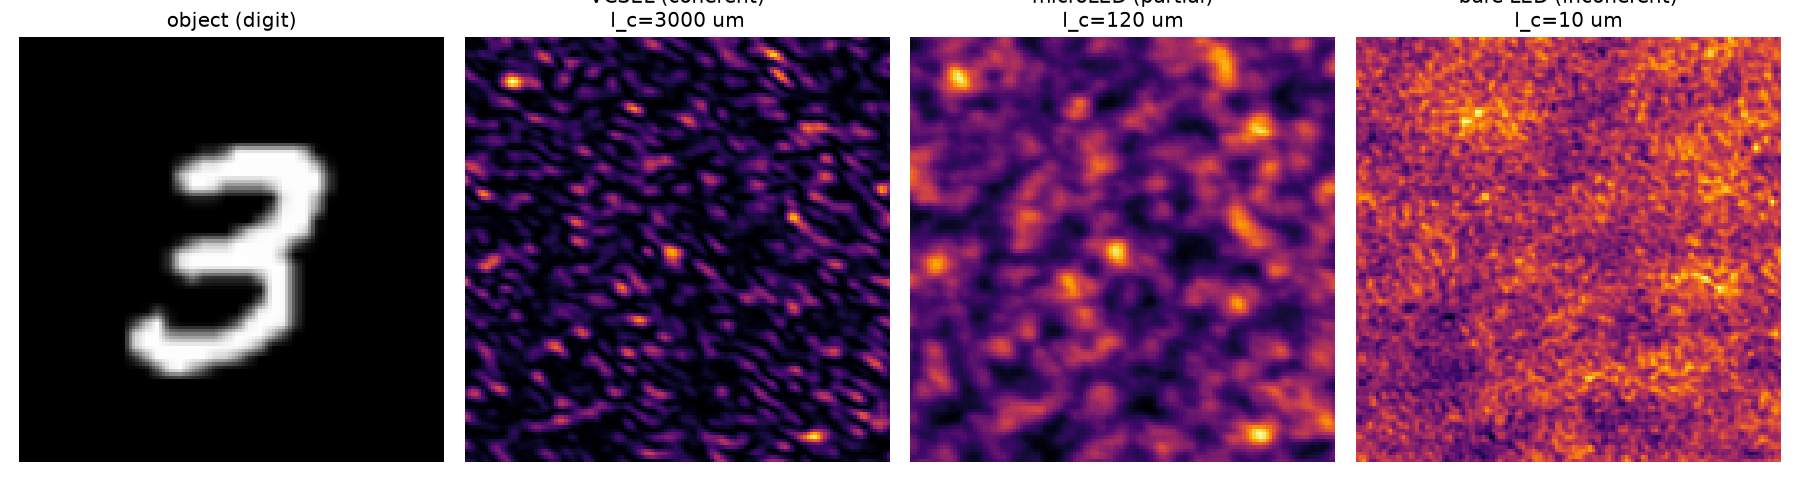

Write the Python code that produced this figure.
"""Coherence demo: an MNIST digit through a random-phase DOE onto a detector.

Reproduces the qualitative effect of Kleiner et al. (arXiv:2408.06681, Fig. 1):
for a *non-imaging* element (a random phase diffuser) the detector intensity
depends dramatically on the spatial coherence of the illumination — unlike a
lens, which would image the digit nearly identically in all three cases.

Three sources are compared, with coherence lengths chosen relative to the
system's minimal feature S_F so they land in distinct regimes:
    VCSEL     -> coherent    (speckle)
    microLED  -> partial     (intermediate)
    bare LED  -> incoherent  (smooth)

Each partially coherent field is synthesized as a Schell-model Monte-Carlo
ensemble:  psi_k = sqrt(I_object) * u_k, where u_k is a complex Gaussian random
field with correlation length l_c (white noise low-pass filtered by a Gaussian).
The detector intensity is the ensemble average of |setup(psi_k)|^2, computed via
svetlanna.coherence.detect_realizations.

Run:  python demos/coherence_imaging_demo.py
"""
from __future__ import annotations

import math
import os

import matplotlib
matplotlib.use("Agg")
import matplotlib.pyplot as plt
import torch
import torch.nn.functional as F

import svetlanna as sv
from svetlanna import SimulationParameters, Wavefront
from svetlanna.elements import FreeSpace, DiffractiveLayer
from svetlanna.coherence import assess, SourceSpec, detect_realizations

torch.manual_seed(0)
DEVICE = torch.device("cuda" if torch.cuda.is_available() else "cpu")
HERE = os.path.dirname(os.path.abspath(__file__))

# ── geometry (picked so the three regimes are visibly different) ───────────
N = 128                      # grid points per side
PIXEL = 10e-6                # 10 um
APERTURE = N * PIXEL         # 1.28 mm
WAVELENGTH = 550e-9          # 550 nm
DISTANCE = 5e-2              # 5 cm object->DOE and DOE->detector
K = 200                      # Monte-Carlo realizations

S_F = 2 * WAVELENGTH * DISTANCE / APERTURE      # minimal feature, ~ 43 um
print(f"minimal feature S_F = {S_F*1e6:.1f} um  ({S_F/PIXEL:.1f} px)\n")

# coherence length of each source (chosen relative to S_F and the aperture)
SOURCES = {
    "VCSEL (coherent)":   3.0e-3,    # >> aperture
    "microLED (partial)": 120e-6,    # a few * S_F
    "bare LED (incoherent)": 10e-6,  # ~ pixel, < S_F
}


def load_digit(side: int = 96) -> torch.Tensor:
    """Return a (side, side) MNIST digit in [0,1]; fall back to a drawn '5'."""
    try:
        from torchvision import datasets
        ds = datasets.MNIST(root=os.path.join(HERE, "_mnist"),
                            train=True, download=True)
        img, _ = ds[7]                       # a clean sample
        arr = torch.tensor(list(img.getdata()), dtype=torch.float32)
        arr = arr.reshape(img.size[1], img.size[0]) / 255.0
        print("loaded MNIST digit")
    except Exception as e:                   # offline / no torchvision
        print(f"MNIST unavailable ({type(e).__name__}); using a synthetic '5'")
        pat = [
            "01111110", "01100000", "01100000", "01111100", "00000110",
            "00000011", "00000011", "01000110", "00111100", "00000000",
        ]
        arr = torch.tensor([[float(c) for c in row] for row in pat])
    arr = arr[None, None]
    arr = F.interpolate(arr, size=(side, side), mode="bilinear", align_corners=False)
    return arr[0, 0].clamp(0, 1)


def object_intensity() -> torch.Tensor:
    """Place the digit (as intensity) centered on the N×N grid."""
    side = 96
    digit = load_digit(side)
    I = torch.zeros(N, N)
    off = (N - side) // 2
    I[off:off + side, off:off + side] = digit
    return I.to(DEVICE)


def build_setup() -> sv.LinearOpticalSetup:
    sim = SimulationParameters(
        x=torch.linspace(-APERTURE / 2, APERTURE / 2, N),
        y=torch.linspace(-APERTURE / 2, APERTURE / 2, N),
        wavelength=WAVELENGTH,
    ).to(DEVICE)
    # random phase DOE (diffuser): phase uniform in [0, 2pi)
    mask = (torch.rand(N, N, generator=torch.Generator().manual_seed(1)) * 2 * math.pi).to(DEVICE)
    fs = lambda: FreeSpace(sim, distance=DISTANCE, method="zpASM",
                           total_paddings_x=N, total_paddings_y=N)
    setup = sv.LinearOpticalSetup(elements=[fs(), DiffractiveLayer(sim, mask), fs()])
    return setup, sim


def realize(I_obj: torch.Tensor, l_c: float, k: int, gen: torch.Generator) -> Wavefront:
    """k Schell-model realizations with coherence length l_c (meters).

    psi = sqrt(I) * u,  u = (complex white noise) low-pass filtered to corr. length l_c.
    l_c -> 0  recovers a delta-correlated (incoherent) source;
    l_c -> inf recovers a single coherent field (random global phasor).
    """
    s_px = l_c / PIXEL                                   # correlation length in pixels
    white = (torch.randn(k, N, N, generator=gen) + 1j * torch.randn(k, N, N, generator=gen))
    white = (white / math.sqrt(2)).to(DEVICE)
    fy = torch.fft.fftfreq(N, device=DEVICE).reshape(N, 1)
    fx = torch.fft.fftfreq(N, device=DEVICE).reshape(1, N)
    Hf = torch.exp(-2 * math.pi**2 * s_px**2 * (fx**2 + fy**2))   # Gaussian low-pass
    u = torch.fft.ifft2(torch.fft.fft2(white) * Hf)
    u = u / u.abs().pow(2).mean().sqrt()                 # normalize <|u|^2> = 1
    psi = I_obj.sqrt().unsqueeze(0) * u
    return Wavefront(psi.to(torch.complex64))


def centered_cosine(a: torch.Tensor, b: torch.Tensor) -> float:
    a = (a - a.mean()).flatten()
    b = (b - b.mean()).flatten()
    return float((a @ b) / (a.norm() * b.norm()))


def main() -> None:
    I_obj = object_intensity()
    setup, sim = build_setup()
    gen = torch.Generator().manual_seed(42)

    outputs: dict[str, torch.Tensor] = {}
    for name, l_c in SOURCES.items():
        print(f"=== {name}: l_c = {l_c*1e6:.1f} um ===")
        assess(setup, SourceSpec(coherence_length=l_c, name=name), verbose=True)
        real = realize(I_obj, l_c, K, gen)
        with torch.no_grad():
            outputs[name] = detect_realizations(real, setup).cpu()
        print()

    # qualitative comparison vs the coherent case
    coh = outputs["VCSEL (coherent)"]
    print("centered-cosine similarity to the COHERENT output:")
    for name, I in outputs.items():
        print(f"  {name:24s}: {centered_cosine(coh, I):.3f}")

    # ── figure ──
    fig, axes = plt.subplots(1, 4, figsize=(15, 4))
    axes[0].imshow(I_obj.cpu(), cmap="gray"); axes[0].set_title("object (digit)")
    for ax, (name, I) in zip(axes[1:], outputs.items()):
        ax.imshow(I, cmap="inferno")
        ax.set_title(f"{name}\nl_c={SOURCES[name]*1e6:.0f} um")
    for ax in axes:
        ax.axis("off")
    out_png = os.path.join(HERE, "coherence_imaging_demo.png")
    fig.tight_layout(); fig.savefig(out_png, dpi=120)
    print(f"\nsaved {out_png}")


if __name__ == "__main__":
    main()
